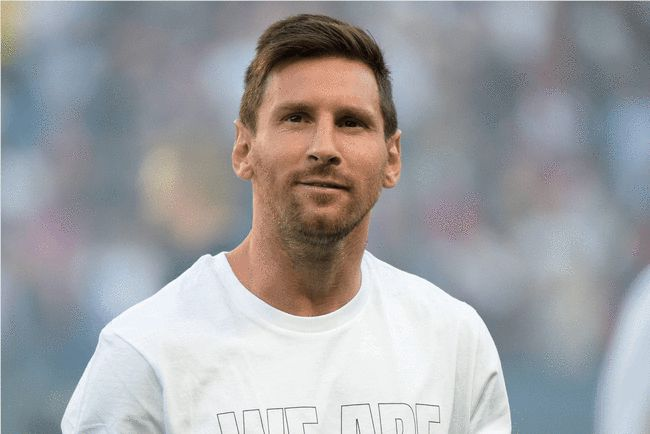
#> input picture 3.8/cv2/data/messi5.jpg, 650 x 434 px
$ python img_read_roi.py
#> lines starting #> are read from the running program, lines starting #| are printed output that depends on the picture; after the words box and inside, x2 and y2 are one past the last pixel; in counts of white or black regions, pixels touching at a corner belong together
# -*- coding: utf-8 -*-
# @author   :   eko.zhan
# @time     :   2021/8/23 22:15
import cv2
import numpy as np

img = cv2.imread("../data/messi5.jpg")
#> img is the input picture: shape (434, 650, 3); mean B, G, R 162.5, 160, 159.9

# 获取图片中的一个区域
width = 180
height = 240
x1 = 225
y1 = 10
x2 = x1 + width
y2 = y1 + height
# img[rows:columns] 行数:列数
# 竖直方向起始像素点由y1到y2，然后是水平方向起始像素点由x1到x2
ball = img[y1:y2, x1:x2]
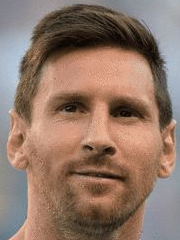
#> ball: shape (240, 180, 3); mean B, G, R 104.3, 118.8, 144.7

# cv2.imshow("ball", ball)

# 将该区域复制到固定区域
b1 = 430
c1 = 10
b2 = b1 + width
c2 = c1 + height
# cv2.imshow("tmp", img[c1:c2, b1:b2])
img[c1:c2, b1:b2] = ball
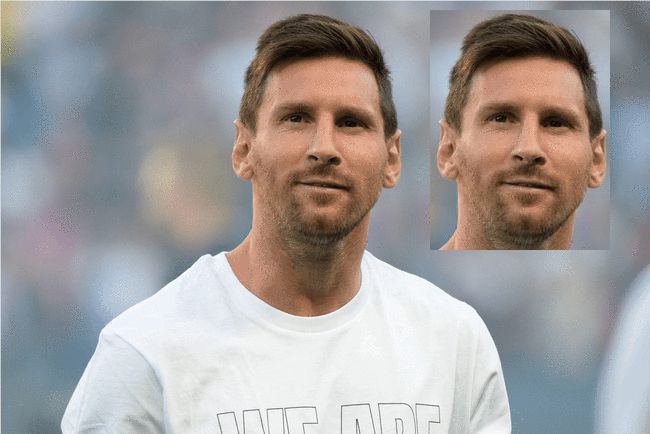
#> img: shape (434, 650, 3); 15.31% of pixels changed, all inside (x1, y1, x2, y2) = (430, 10, 610, 250)

img = cv2.imshow("messi", img)

cv2.waitKey(0)
cv2.destroyAllWindows()
